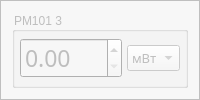
                <widget class="QFrame" name="frame_15">
                 <property name="styleSheet">
                  <string notr="true">background-color: rgb(247, 247, 247);</string>
                 </property>
                 <property name="frameShape">
                  <enum>QFrame::StyledPanel</enum>
                 </property>
                 <property name="frameShadow">
                  <enum>QFrame::Plain</enum>
                 </property>
                 <layout class="QGridLayout" name="gridLayout_25">
                  <item row="0" column="0">
                   <widget class="QGroupBox" name="groupBox_14">
                    <property name="enabled">
                     <bool>false</bool>
                    </property>
                    <property name="autoFillBackground">
                     <bool>false</bool>
                    </property>
                    <property name="title">
                     <string>PM101 3</string>
                    </property>
                    <property name="flat">
                     <bool>true</bool>
                    </property>
                    <layout class="QGridLayout" name="gridLayout_36" columnstretch="5,2">
                     <property name="leftMargin">
                      <number>5</number>
                     </property>
                     <property name="topMargin">
                      <number>5</number>
                     </property>
                     <property name="rightMargin">
                      <number>5</number>
                     </property>
                     <property name="bottomMargin">
                      <number>5</number>
                     </property>
                     <property name="spacing">
                      <number>5</number>
                     </property>
                     <item row="0" column="0">
                      <widget class="QDoubleSpinBox" name="pm101_3_pm_spin_2">
                       <property name="font">
                        <font>
                         <family>Lucida Sans</family>
                         <pointsize>17</pointsize>
                        </font>
                       </property>
                      </widget>
                     </item>
                     <item row="0" column="1">
                      <widget class="QComboBox" name="pm101_3_unit_combo">
                       <property name="font">
                        <font>
                         <family>Lucida Sans</family>
                         <pointsize>10</pointsize>
                        </font>
                       </property>
                       <item>
                        <property name="text">
                         <string>мВт</string>
                        </property>
                       </item>
                      </widget>
                     </item>
                    </layout>
                   </widget>
                  </item>
                 </layout>
                </widget>
